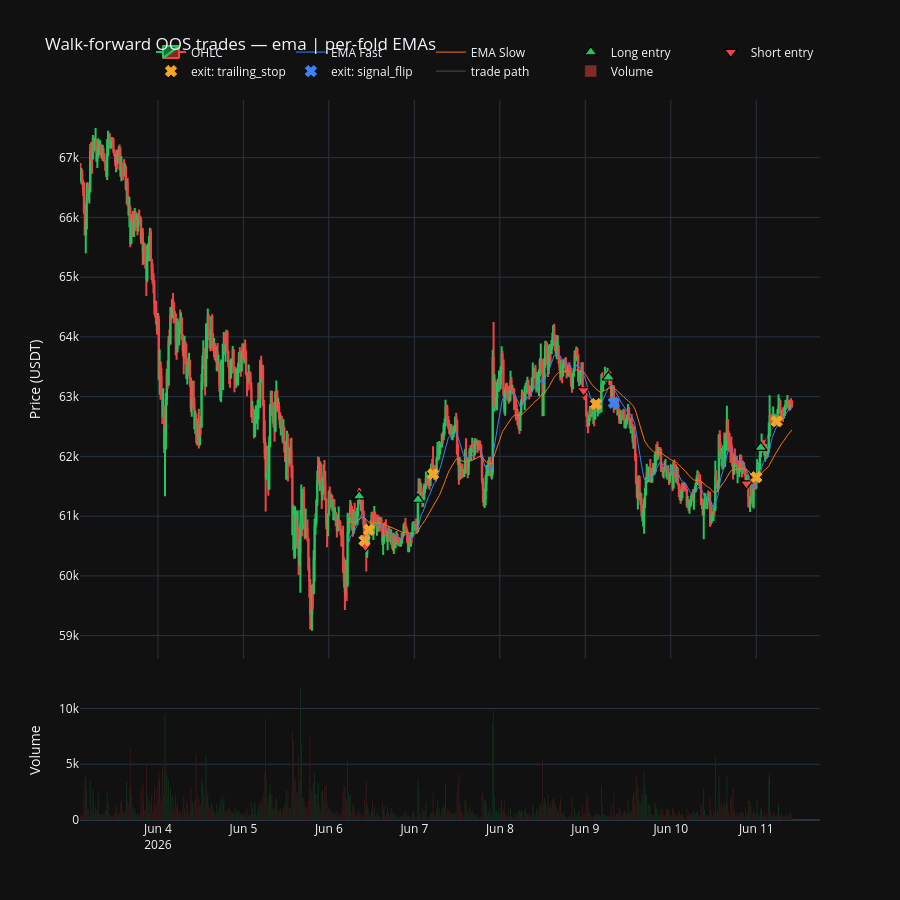

Notebook code for this chart:
### Code cell
# Walk-forward OOS trades (entries/exits), drawn with the EMAs each fold actually traded.
# Entries sit on real crosses: each fold's winning EMAs are recomputed and shown only over that fold's test window.
# The lines step at fold boundaries (the visible jump) is the re-optimisation.
# See wf.folds_frame() for the per-window params.

prepared_wf = df.copy()
prepared_wf["ema_fast"] = float("nan")
prepared_wf["ema_slow"] = float("nan")
for f in wf.folds:
    prep = STRATEGY(dataclasses.replace(STRATEGY_CONFIG, **f.best_params)).prepare(df)
    seg = (df.index >= f.test_start) & (df.index <= f.test_end)
    prepared_wf.loc[seg, ["ema_fast", "ema_slow"]] = prep.loc[seg, ["ema_fast", "ema_slow"]]

build_chart(prepared_wf, trades=wf.oos_trades,
            title=f"Walk-forward OOS trades — {strategy.name} | per-fold EMAs").show()

### Figure 1 — Plotly figure (JSON) as saved in the notebook; plotly's stock layout.template omitted (floating-point values rounded to 4 significant figures; data arrays with more than 128 entries replaced by an {"elided": "..."} marker saying what was removed)
{"data": [{"close": {"elided": "800 float values"}, "decreasing": {"line": {"color": "#ef4444"}}, "high": {"elided": "800 float values"}, "increasing": {"line": {"color": "#22c55e"}}, "low": {"elided": "800 float values"}, "name": "OHLC", "open": {"elided": "800 float values"}, "type": "candlestick", "x": {"elided": "800 str values"}, "xaxis": "x", "yaxis": "y"}, {"line": {"color": "#3b82f6", "width": 1}, "mode": "lines", "name": "EMA Fast", "type": "scatter", "x": {"elided": "800 str values"}, "xaxis": "x", "y": {"elided": "800 float values"}, "yaxis": "y"}, {"line": {"color": "#f97316", "width": 1}, "mode": "lines", "name": "EMA Slow", "type": "scatter", "x": {"elided": "800 str values"}, "xaxis": "x", "y": {"elided": "800 float values"}, "yaxis": "y"}, {"hovertemplate": "long entry %{y:,.2f}<br>%{x}<extra></extra>", "marker": {"color": "#22c55e", "line": {"color": "black", "width": 1.2}, "size": 11, "symbol": "triangle-up"}, "mode": "markers", "name": "Long entry", "type": "scatter", "x": ["2026-06-06T08:30:00+00:00", "2026-06-07T01:00:00+00:00", "2026-06-09T06:30:00+00:00", "2026-06-11T01:15:00+00:00"], "xaxis": "x", "y": [61330.0, 61280.0, 63330.0, 62150.0], "yaxis": "y"}, {"hovertemplate": "short entry %{y:,.2f}<br>%{x}<extra></extra>", "marker": {"color": "#ef4444", "line": {"color": "black", "width": 1.2}, "size": 11, "symbol": "triangle-down"}, "mode": "markers", "name": "Short entry", "type": "scatter", "x": ["2026-06-06T10:15:00+00:00", "2026-06-08T23:30:00+00:00", "2026-06-10T21:15:00+00:00"], "xaxis": "x", "y": [60500.0, 63100.0, 61540.0], "yaxis": "y"}, {"customdata": [-133.3, -57.59, 57.37, 23.88, -29.61, 59.09], "hovertemplate": "exit (trailing_stop) %{y:,.2f}<br>P&L %{customdata:+.1f} bps<br>%{x}<extra></extra>", "marker": {"color": "#f5a623", "line": {"color": "#f5a623", "width": 1}, "size": 10, "symbol": "x"}, "mode": "markers", "name": "exit: trailing_stop", "type": "scatter", "x": ["2026-06-06T10:00:00+00:00", "2026-06-06T11:15:00+00:00", "2026-06-07T05:15:00+00:00", "2026-06-09T03:00:00+00:00", "2026-06-11T00:00:00+00:00", "2026-06-11T05:45:00+00:00"], "xaxis": "x", "y": [60590.0, 60772, 61700.0, 62880.0, 61650.0, 62590.0], "yaxis": "y"}, {"customdata": [-79.57], "hovertemplate": "exit (signal_flip) %{y:,.2f}<br>P&L %{customdata:+.1f} bps<br>%{x}<extra></extra>", "marker": {"color": "#3b82f6", "line": {"color": "#3b82f6", "width": 1}, "size": 10, "symbol": "x"}, "mode": "markers", "name": "exit: signal_flip", "type": "scatter", "x": ["2026-06-09T08:00:00+00:00"], "xaxis": "x", "y": [62900.0], "yaxis": "y"}, {"hoverinfo": "skip", "line": {"color": "rgba(148,148,148,0.45)", "width": 1}, "mode": "lines", "name": "trade path", "type": "scatter", "x": ["2026-06-06T08:30:00+00:00", "2026-06-06T10:00:00+00:00", null, "2026-06-06T10:15:00+00:00", "2026-06-06T11:15:00+00:00", null, "2026-06-07T01:00:00+00:00", "2026-06-07T05:15:00+00:00", null, "2026-06-08T23:30:00+00:00", "2026-06-09T03:00:00+00:00", null, "2026-06-09T06:30:00+00:00", "2026-06-09T08:00:00+00:00", null, "2026-06-10T21:15:00+00:00", "2026-06-11T00:00:00+00:00", null, "2026-06-11T01:15:00+00:00", "2026-06-11T05:45:00+00:00", null], "xaxis": "x", "y": [61330.0, 60590.0, null, 60500.0, 60772, null, 61280.0, 61700.0, null, 63100.0, 62880.0, null, 63330.0, 62900.0, null, 61540.0, 61650.0, null, 62150.0, 62590.0, null], "yaxis": "y"}, {"marker": {"color": {"elided": "800 str values"}}, "name": "Volume", "type": "bar", "x": {"elided": "800 str values"}, "xaxis": "x2", "y": {"elided": "800 float values"}, "yaxis": "y2"}], "layout": {"height": 900, "legend": {"orientation": "h", "x": 1, "xanchor": "right", "y": 1.02, "yanchor": "bottom"}, "showlegend": true, "title": {"text": "Walk-forward OOS trades — ema | per-fold EMAs"}, "xaxis": {"anchor": "y", "domain": [0, 1], "matches": "x2", "rangeslider": {"visible": false}, "showticklabels": false}, "xaxis2": {"anchor": "y2", "domain": [0, 1]}, "yaxis": {"anchor": "x", "domain": [0.224, 1], "title": {"text": "Price (USDT)"}}, "yaxis2": {"anchor": "x2", "domain": [0, 0.194], "title": {"text": "Volume"}}}}
